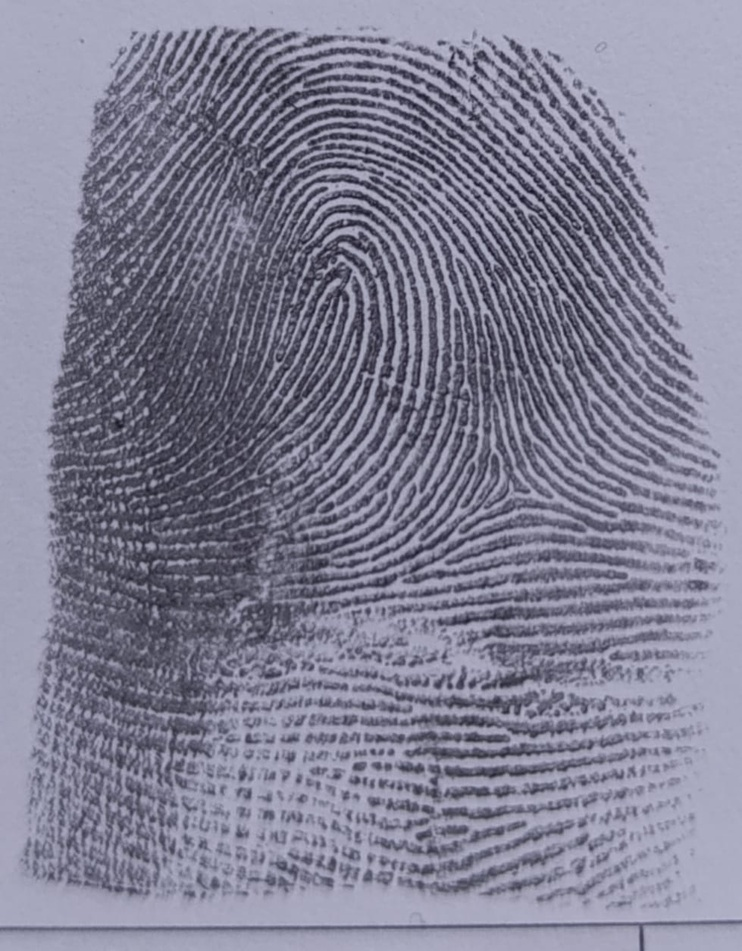
#> input picture uploads/20250519_160220_52ed3419_1_IMG-20250319-WA0136.jpg, 742 x 951 px, shrunk from 979 x 1256 before the run
$ python -i fingerprint_analysis.py   (imports and definitions only)   (older library calls are emulated)
#> lines starting #> are read from the running program, lines starting #| are printed output that depends on the picture; after the words box and inside, x2 and y2 are one past the last pixel; in counts of white or black regions, pixels touching at a corner belong together
import cv2
import numpy as np
from skimage import feature, measure
from scipy import ndimage

def analyze_fingerprint(image_path):
    # قراءة الصورة
    img = cv2.imread(image_path, cv2.IMREAD_GRAYSCALE)
#> img: shape (951, 742); min 20, max 191, mean 131.1

    # تحسين جودة الصورة
    img = cv2.equalizeHist(img)
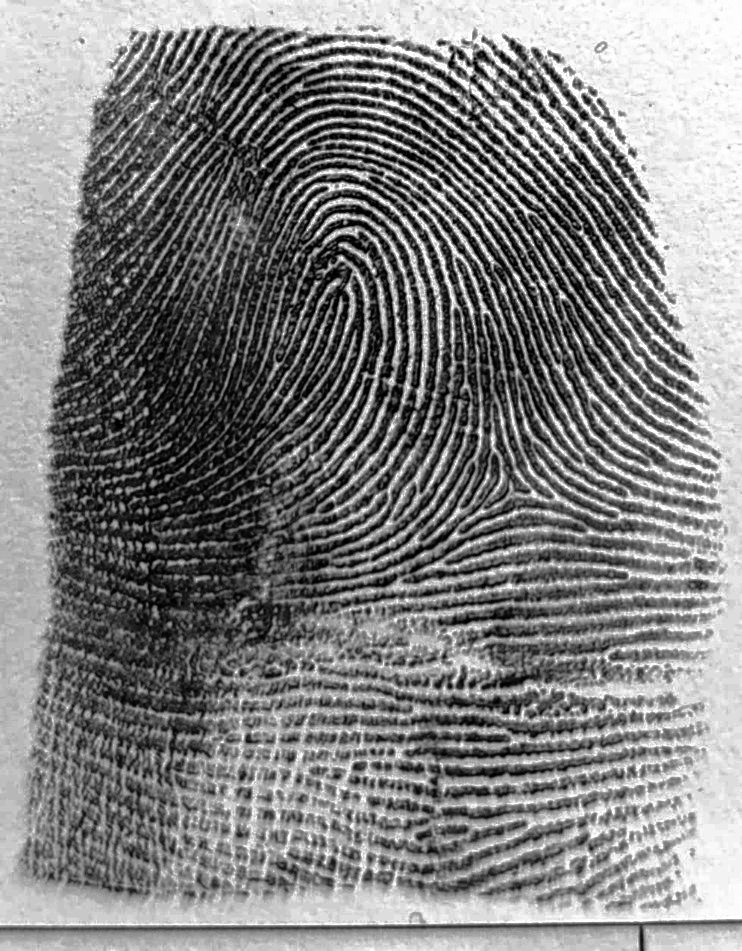
#> img: shape (951, 742); min 0, max 255, mean 129

    # تحليل النقاط المميزة
    minutiae_points = detect_minutiae(img)

    # تحليل نمط البصمة
    pattern = analyze_pattern(img)

    # تحليل التلال والأخاديد
    ridges_analysis = analyze_ridges(img)

    # تجميع النتائج
    analysis_results = {
        "pattern_type": pattern,
        "minutiae_points": minutiae_points,
        "ridges_analysis": ridges_analysis,
        "quality_score": calculate_quality_score(img),
        "statistics": calculate_statistics(minutiae_points, ridges_analysis)
    }

    return analysis_results

def detect_minutiae(img):
    # تحسين الصورة
    enhanced = cv2.adaptiveThreshold(img, 255, cv2.ADAPTIVE_THRESH_GAUSSIAN_C,
                                   cv2.THRESH_BINARY, 11, 2)
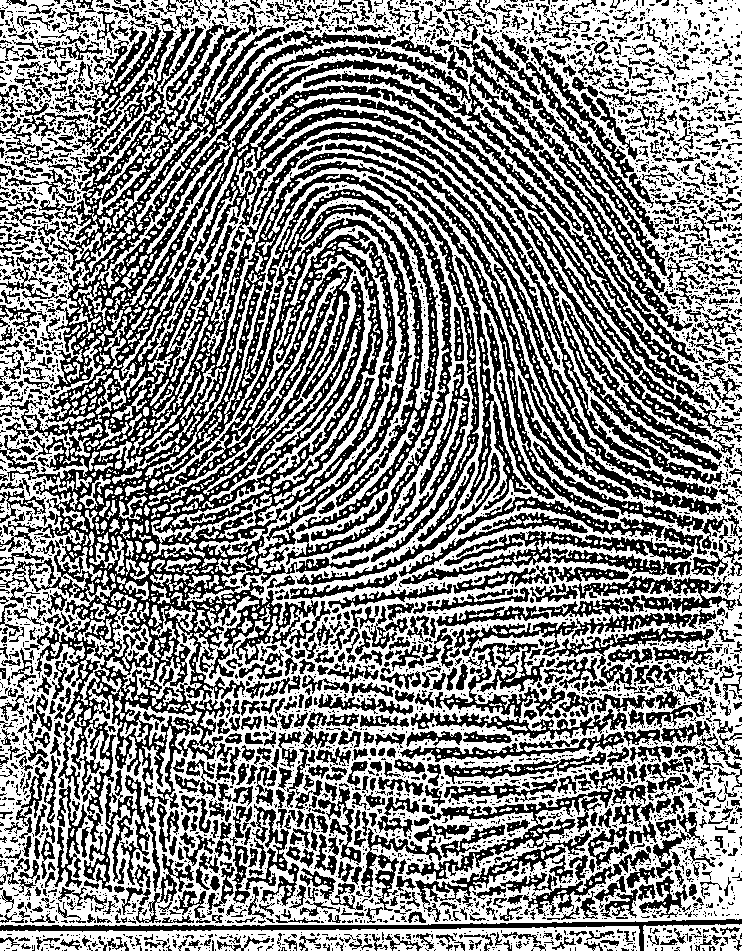
#> enhanced: shape (951, 742); 52.9% white; 3957 black regions (2902 under 20 px), largest, box (x1, y1, x2, y2) and area: (0, 5, 740, 823) 134141, (325, 143, 728, 549) 8111, (411, 643, 681, 740) 5615

    # اكتشاف النقاط المميزة
    corners = cv2.goodFeaturesToTrack(enhanced, 100, 0.01, 10)
#> corners = 100 rows, first 8: [331, 866], [19, 844], [12, 782], [375, 695], [535, 659], [158, 515], [358, 504], [47, 440]

    # تصنيف النقاط
    minutiae = {
        "ending_points": [],
        "bifurcation_points": [],
        "crossing_points": []
    }

    if corners is not None:
        corners = np.int32(corners)
#> corners = contour of 100 points, box (x1, y1, x2, y2) (12, 18, 736, 938), area 62552
        for corner in corners:
            x, y = corner.ravel()
            # تحليل المنطقة المحيطة بالنقطة
            region = enhanced[max(0, y-2):min(enhanced.shape[0], y+3),
                            max(0, x-2):min(enhanced.shape[1], x+3)]
            if region.size > 0:
                # تصنيف النقطة بناءً على خصائصها
                if np.sum(region) < 255 * region.size / 2:
                    minutiae["ending_points"].append((x, y))
                else:
                    minutiae["bifurcation_points"].append((x, y))
#> this loop made 100 passes
#> (x, y) on passes 1 to 12: (331, 866), (19, 844), (12, 782), (375, 695), (535, 659), (158, 515), (358, 504), (47, 440), (683, 437), (165, 362), (424, 237), (446, 226)
#> in analyze_fingerprint, `minutiae_points = detect_minutiae(img)`: minutiae_points = 3 items

    return minutiae

def analyze_pattern(img):
    # تحليل نمط البصمة
    # استخدام تحويل فورييه للكشف عن الأنماط
    f = np.fft.fft2(img)
    fshift = np.fft.fftshift(f)
    magnitude_spectrum = 20 * np.log(np.abs(fshift) + 1)
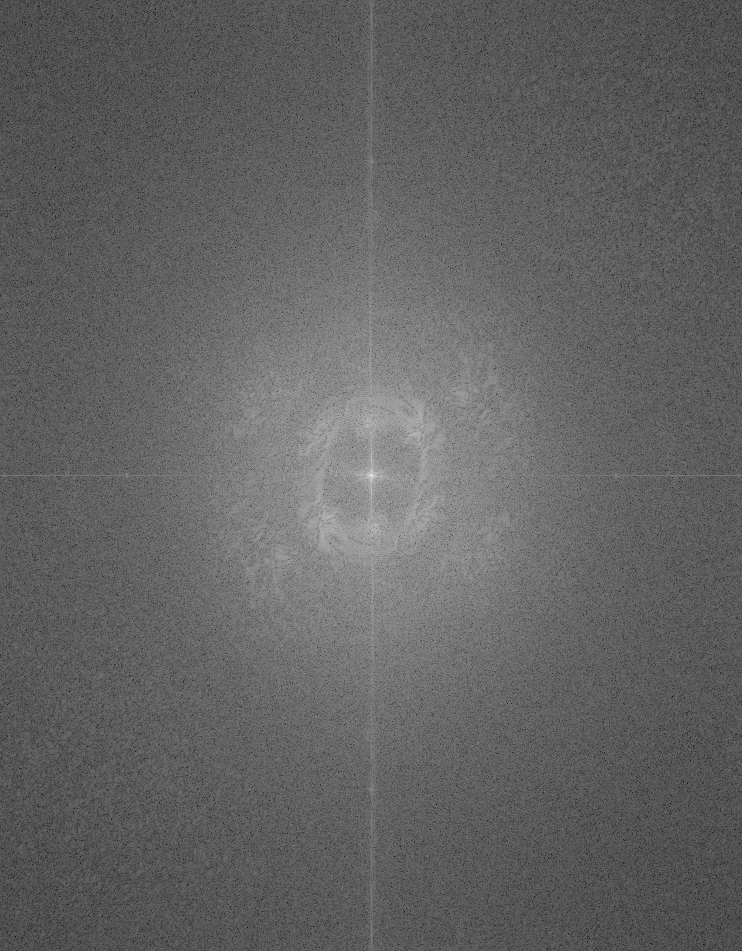
#> magnitude_spectrum: shape (951, 742) float64; min 49.16, max 366.5, mean 172.7; drawn with min black and max white
#> in analyze_fingerprint, `pattern = analyze_pattern(img)`: pattern = 'قوس (Arch)'

    # تحليل النمط
    if np.std(magnitude_spectrum) > 100:
        return "دوامة (Whorl)"
    elif np.mean(magnitude_spectrum) > 50:
        return "قوس (Arch)"
    else:
        return "حلقة (Loop)"

def analyze_ridges(img):
    # تحليل التلال والأخاديد
    # استخدام خوارزمية Canny للكشف عن الحواف
    edges = cv2.Canny(img, 100, 200)
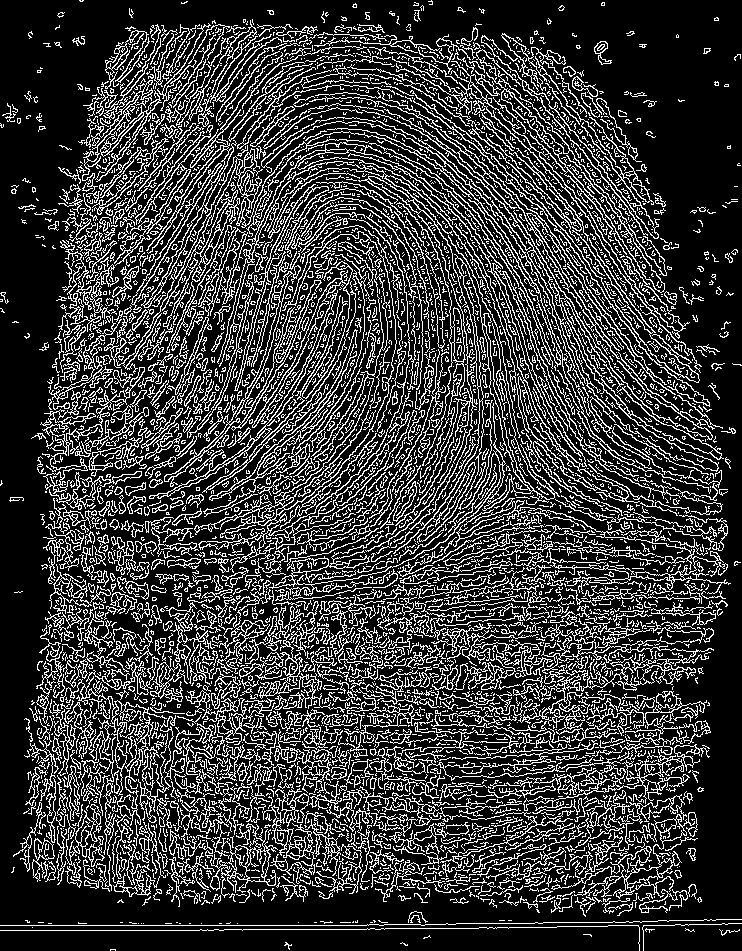
#> edges: shape (951, 742); 22.8% white in thin lines or dots

    # تحليل الاتجاهات
    angles = np.arctan2(np.gradient(img)[1], np.gradient(img)[0])
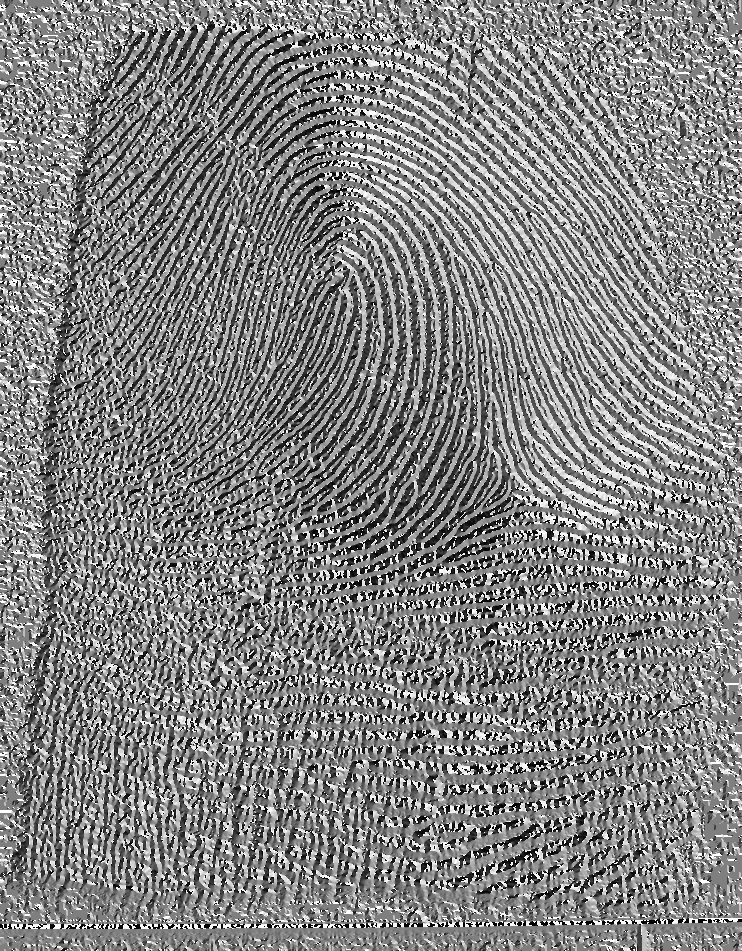
#> angles: shape (951, 742) float64; min -3.14, max 3.14, mean 0.0899; drawn with min black and max white
#> in analyze_fingerprint, `ridges_analysis = analyze_ridges(img)`: ridges_analysis = {'ridge_count': 160.9, 'ridge_direction': 0.0899, 'ridge_quality': 1.79}

    return {
        "ridge_count": np.sum(edges > 0) / 1000,  # تقدير عدد التلال
        "ridge_direction": np.mean(angles),
        "ridge_quality": np.std(angles)
    }

def calculate_quality_score(img):
    # حساب جودة الصورة
    # استخدام مؤشرات مختلفة
    contrast = np.std(img)
#> contrast = 74.52
    clarity = np.mean(cv2.Laplacian(img, cv2.CV_64F))
#> clarity = -0.0022

    # حساب النتيجة النهائية
    score = (contrast * 0.4 + clarity * 0.6) / 255 * 100
#> score = 11.69
    return min(100, max(0, score))

def calculate_statistics(minutiae_points, ridges_analysis):
    # حساب الإحصائيات
    total_minutiae = (len(minutiae_points["ending_points"]) +
                     len(minutiae_points["bifurcation_points"]) +
                     len(minutiae_points["crossing_points"]))
#> total_minutiae = 100

    return {
        "total_minutiae": total_minutiae,
        "ending_points_count": len(minutiae_points["ending_points"]),
        "bifurcation_points_count": len(minutiae_points["bifurcation_points"]),
        "crossing_points_count": len(minutiae_points["crossing_points"]),
        "ridge_density": ridges_analysis["ridge_count"],
        "pattern_complexity": ridges_analysis["ridge_quality"]
    }

>>> result = analyze_fingerprint('../uploads/20250519_160220_52ed3419_1_IMG-20250319-WA0136.jpg')
#> result = 5 items
